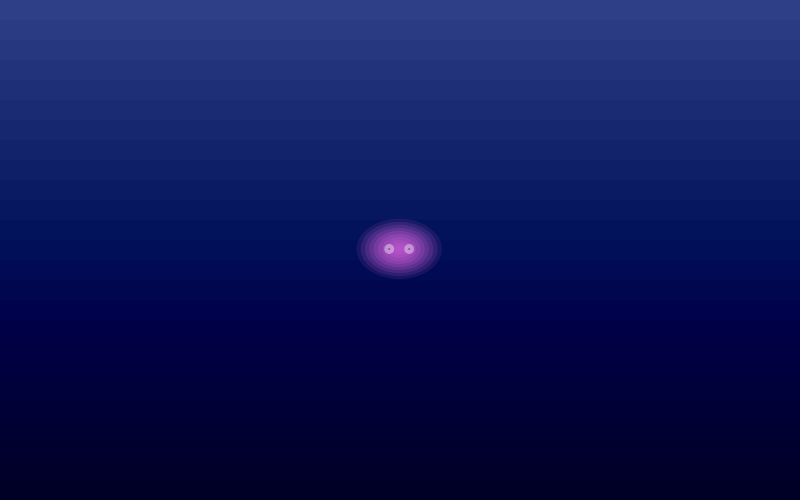
Frame 1 (no input)
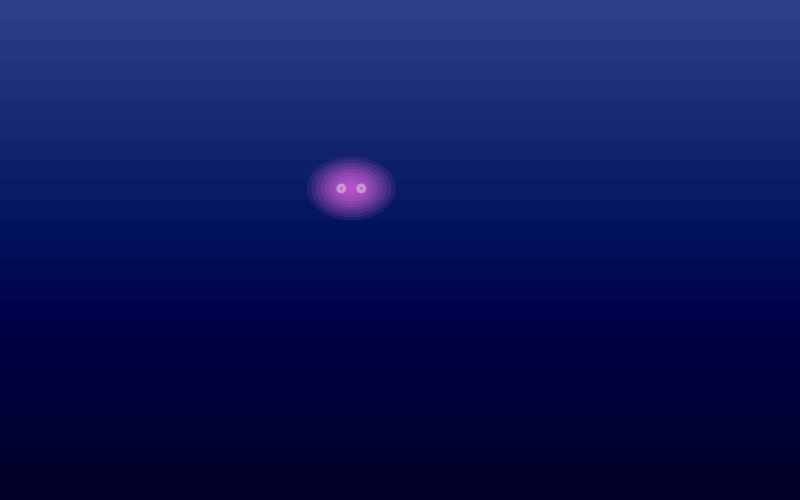
Frame 60 (no input)
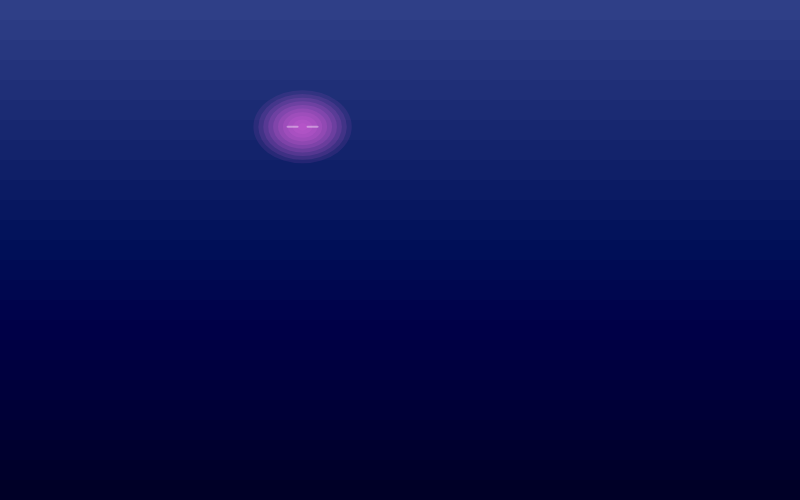
Frame 120 (the mouse pressed at the canvas centre since frame 60)

The p5.js sketch that drew these frames (run headless with seeded random() and noise() and a simulated clock; from frame 60 on, the mouse is pressed at the canvas centre):

// p5.js sketch
// ── sketch.js
let x3;
let y3;
let a;
let b;
let r;
let g;
let bl;
let count = 0;
let t = 100;
let ran1
let ran2 
let y2
let dia
let x2

let xSpeed;
let ySpeed;
let dragging = false;
let isDying = false;
let rings = [];

function setup() {
  createCanvas(800, 500);

  x3 = width / 2;
  y3 = height / 2;

  a = random(50, 100);
  b = random(50, 100);

  r = random(255);
  g = random(255);
  bl = random(255);
  xSpeed = random(-2, 2);
  ySpeed = random(-2, 2);
  x2=random(0,800)
  y2=random(450,480)
  dia=random(10,30)
}

function draw() {
  background(47, 63, 135);
  ran1=random(-20,20)
  ran2=random(-20,20)
  for(let y=0;y<=500;y=y+20){
    noStroke()
    fill(47-y/5, 63-y/5, 135-y/5)
    rect(0,y,800,20)
  }

  drawCreature(x3, y3);
}
function drawCreature() {
  if (!dragging && !isDying) {
    x3 = x3 + xSpeed;
    y3 = y3 + ySpeed;
  }

  if (x3 > width - a / 2) {
    x3 = width - a / 2;
    xSpeed = xSpeed * -1;
  }

  if (x3 < a / 2) {
    x3 = a / 2;
    xSpeed = xSpeed * -1;
  }

  if (y3 > height - b / 2) {
    y3 = height - b / 2;
    ySpeed = -1 * ySpeed;
  }

  if (y3 < b / 2) {
    y3 = b / 2;
    ySpeed = -1 * ySpeed;
  }

  noStroke();
  for (let ring of rings) {
    fill(ring.r, ring.g, ring.bl, 90);
    circle(ring.x, ring.y, ring.size);
  }

  if (isDying) {
    t = t - 3;

    if (t <= 0) {
      rings.push({
        x: x3,
        y: y3,
        size: random(25,100),
        r: r,
        g: g,
        bl: bl,
      });

      x3 = random(60, width - 60);
      y3 = random(60, height - 60);

      a = random(30, 100);
      b = random(30, 100);

      r = random(255);
      g = random(255);
      bl = random(255);

      xSpeed = random(-2, 2);
      ySpeed = random(-2, 2);

      t = 100;
      count = 0;
      isDying = false;
    }
  }

  noStroke();

  push();
  translate(x3, y3);

  noStroke();

  for (let i = 10; i > 0; i = i - 1) {
    let size = i / 10;
    fill(r, g, bl, t * (1 - size * 0.7));
    ellipse(0, 0, a * size, b * size);
  }

  if (mouseIsPressed) {
    stroke(255, t);
    strokeWeight(2);
    line(-15, 0, -5, 0);
    line(5, 0, 15, 0);
  } else {
    noStroke();

    fill(255, t);
    circle(-10, 0, 10);
    circle(10, 0, 10);

    fill(0, t);
    circle(-10, 0, 2);
    circle(10, 0, 2);
  }

  pop();
  let breath = map(sin(frameCount / 100), -1, 1, -0.2, 0.2);

  if (!isDying) {
    a = a + breath;
    b = b + breath;
  }

  if (a > 150) {
    a = 150;
  }

  if (b > 150) {
    b = 150;
  }

  if (mouseIsPressed && dragging && !isDying) {
    x3 = mouseX;
    y3 = mouseY;
  }
}

function mousePressed() {
  let d = dist(mouseX, mouseY, x3, y3);

  if (d < a / 2 && !isDying) {
    dragging = true;
  }
}

function mouseReleased() {
  dragging = false;
}

function mouseClicked() {
  let d = dist(mouseX, mouseY, x3, y3);

  if (d < a / 2 && !isDying) {
    count = count + 50;
  }

  if (count >= 100) {
    isDying = true;
    dragging = false;
  }
}
